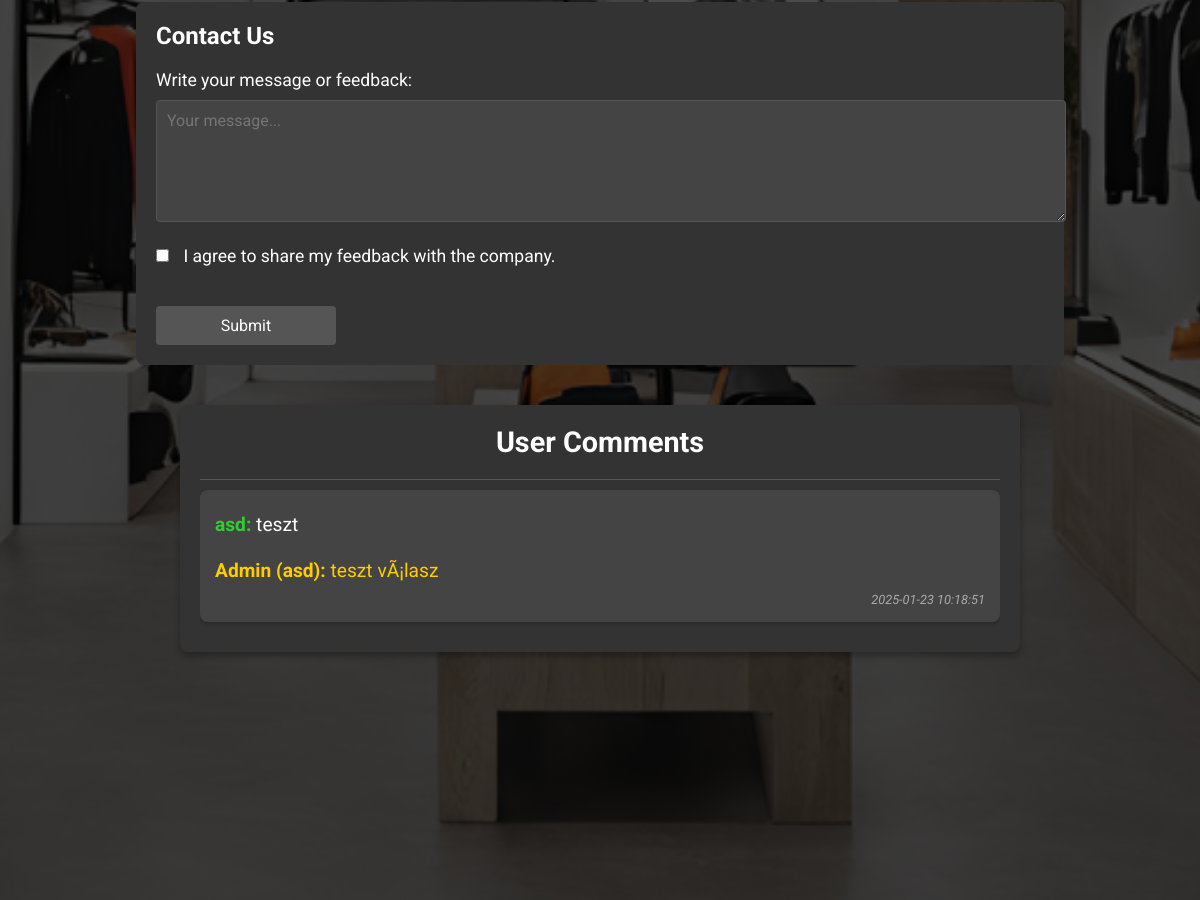
Before: /?p=about (middle part) with the older database file.
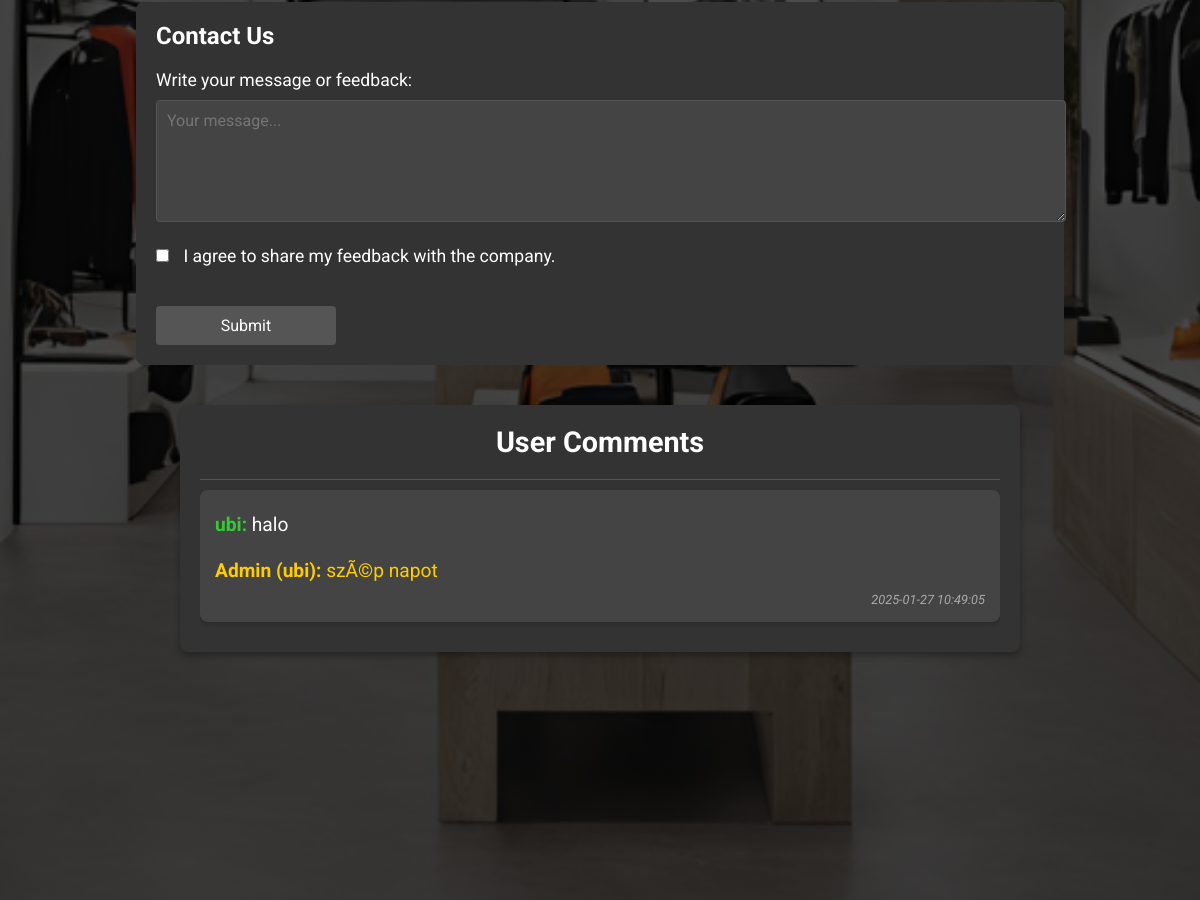
After: the same page with the newer database file.
### tables this page shows
CREATE TABLE `comments` (
  `id` int(11) NOT NULL,
  `message` text NOT NULL,
  `consent` tinyint(1) NOT NULL,
  `reply` text DEFAULT NULL,
  `created_at` timestamp NOT NULL DEFAULT current_timestamp(),
  `nick` varchar(64) NOT NULL
);

### about.php (the view, shortened to what this page needs)
<!DOCTYPE html>
<html lang="en">
<head>
</head>
<body>
    <div class="content">
        <br><br>
        <?php
            echo '<div class="contact-form">
        <h2>Contact Us</h2>
        <form action="write_comment.php" method="post">
            <label for="message">Write your message or feedback:</label>
            <textarea id="message" name="message" placeholder="Your message..."></textarea>
            <label>
                <input type="checkbox" id="consent" name="consent">
                I agree to share my feedback with the company.
            </label>
            <input type="text" name="nick" style="display: none;" value="' . $_SESSION["unick"] . '">
            <button type="submit">Submit</button>
        </form>
    </div>
    ';
        ?>
        <div class="comments-section">
        <h2>User Comments</h2>
        <ul>
            <?php
            include "kapcsolat.php";
            $comments_sql = "SELECT message, reply, created_at, nick FROM comments ORDER BY created_at DESC";
            $comments_result = $db->query($comments_sql);
            if ($comments_result->num_rows > 0) {
                while ($comment = $comments_result->fetch_assoc()) {
                    echo "<li>";
                    echo "<p><strong class='user'>" . htmlspecialchars($comment['nick']) . ":</strong> " . htmlspecialchars($comment['message']) . "</p>";
                    if ($comment['reply']) {
                        echo "<p class='admin-reply'><strong class='admin'>Admin (" . htmlspecialchars($comment['nick']) . "):</strong> " . htmlspecialchars($comment['reply']) . "</p>";
                    } else {
                        echo "<p><strong class='admin'>Admin:</strong> Még nincs válasz</p>";
                    }
                    echo "<small><em>" . htmlspecialchars($comment['created_at']) . "</em></small>";
                    echo "</li>";
                }
            } else {
                echo "<p>Még nincsenek kommentek.</p>";
            }
            ?>
        </ul>
    </div>
    </div>
</body>
</html>

### index.php (shortened to what this page needs)
<!DOCTYPE html>
<html lang="en">
<head>
  <link rel="stylesheet" href="kezdolap.css">
</head>
<body>
  <div class="container">
    <?php
      $p = isset($_GET['p']) ? $_GET['p'] : "";
      switch ($p) {
        case "about":
          include("about.php");
          break;
      }
    ?>
  </div>
</body>
</html>

### kezdolap.css (style rules this page uses)
* { margin: 0; padding: 0; font-family: 'Roboto', sans-serif; }
.container { width: 100%; height: 100vh; background-image: linear-gradient(rgba(0,0,0,0.7),rgba(0,0,0,0.7)), url(images/fashionhub_bg.png); background-position: center; background-size: cover; padding-left: 8%; padding-right: 8%; box-sizing: border-box; }
p { color: #fff; font-size: 11px; line-height: 15px; }
button { width: 180px; color: #000; font-size: 12px; padding: 12px 0; background: #fff; border: 0; border-radius: 20px; outline: none; margin-top: 30px; cursor: pointer; transition: all 0.3s ease; }

### index.php (style rules this page uses)
.container { overflow-x: hidden !important; }

### about.php (style rules this page uses)
body { padding-top: 100vh; font-family: Arial, sans-serif; margin: 0; background-color: #222; }
.content { padding: 40px; color: white; }
.content p { font-size: 1.2em; line-height: 1.6; }
.contact-form { margin: 40px 0; padding: 20px; background-color: #333; border-radius: 8px; color: white; }
.contact-form h2 { margin-bottom: 20px; }
.contact-form label { display: block; margin-bottom: 10px; font-size: 1.1em; }
.contact-form textarea { width: 100%; height: 100px; margin-bottom: 20px; padding: 10px; border: 1px solid #555; border-radius: 4px; background-color: #444; color: white; font-size: 1em; }
.contact-form input[type="checkbox"] { margin-right: 10px; }
.contact-form button { padding: 10px 20px; background-color: #555; border: none; border-radius: 4px; color: white; font-size: 1em; cursor: pointer; }
.comments-section { margin: 40px 0; padding: 20px; background-color: #333; border-radius: 8px; color: white; box-shadow: 0 4px 6px rgba(0, 0, 0, 0.3); max-width: 800px; margin-left: auto; margin-right: auto; }
.comments-section h2 { margin-bottom: 20px; font-size: 1.8em; text-align: center; }
.comments-section ul { list-style: none; padding: 0; margin: 0; max-height: 400px; overflow-y: auto; border-top: 1px solid #555; }
.comments-section li { display: flex; flex-direction: column; background-color: #444; border-radius: 8px; padding: 15px; margin: 10px 0; box-shadow: 0 2px 4px rgba(0, 0, 0, 0.2); }
.comments-section p { margin: 5px 0; }
.comments-section p strong.user { color: #32cd32; }
.comments-section p strong.admin { color: #ffcc00; }
.comments-section p.admin-reply { margin-top: 10px; color: #ffcc00; }
.comments-section small { text-align: right; font-size: 0.8em; color: #aaa; }

Changed rows visible on the page:
removed comments: nick "asd", message "teszt", reply "teszt vÃ¡lasz", created_at "2025-01-23 10:18:51"
added comments: nick "ubi", message "halo", reply "szÃ©p napot", created_at "2025-01-27 10:49:05"
